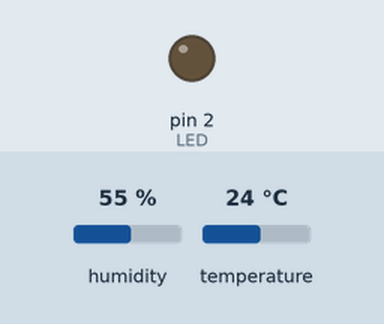
Simulated run of this sketch. Board: Arduino Uno, built with avr-gcc and run on an emulated ATmega328P. On the bench: output pins drawn as LEDs (lit = HIGH). The inputs (shaded band) are chosen by the test bench; at power-on: humidity 55 %, temperature 24 °C. What the sketch prints to the serial monitor is not drawn.

Above: at 1.5 s.
Timing chart, 0 to 7.0 s (numbered marks = the images above):
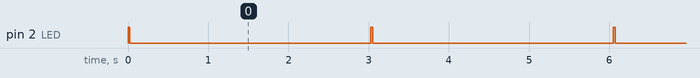

The sketch:

TU.ino
```cpp
#include "DHT.h"
#define DHTPIN 5 //
#define DHTTYPE DHT11
#define LED 2

DHT dht (DHTPIN, DHTTYPE);

void setup() {
  Serial.begin(115200);
  pinMode(LED, OUTPUT);
  dht.begin();
}

void loop() {
  digitalWrite(LED, HIGH);

  float u = dht.readHumidity();
  float t = dht.readTemperature();

  if(isnan (u) || isnan (t)){
    Serial.println("Falha na leitura");
    return;
  }

  Serial.print("Umidade: ");
  Serial.print(u);
  Serial.println("%");
  Serial.print("Temperatura: ");
  Serial.print(t);
  Serial.println("°");

  digitalWrite(LED, LOW);
  delay(3000);

}
```

Measured:
- by itself, pin 2 (LED): alternates HIGH for 0.02 s and LOW for 3.0 s
